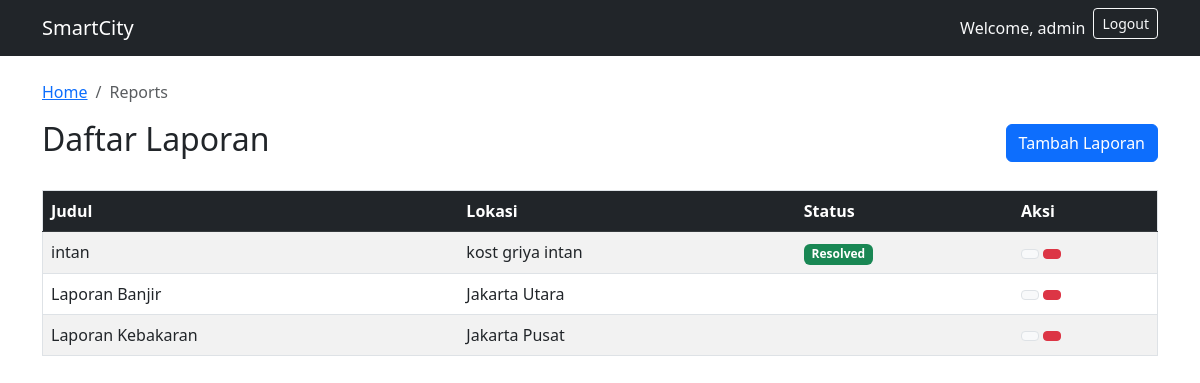
Page / (signed in) on the committed database.
### usermanagement_24782077/models.py (models this page shows, shortened)
class User(AbstractUser):
    is_admin = models.BooleanField(default=False)
    is_member = models.BooleanField(default=True)

### main_app/models.py (models this page shows, shortened)
class Report(models.Model):
    STATUS_CHOICES = [
        ('REPORTED', 'REPORTED'),
        ('VERIFIED', 'VERIFIED'),
        ('IN_PROGRESS', 'IN_PROGRESS'),
        ('RESOLVED', 'RESOLVED'),
    ]
    title = models.CharField(max_length=100)
    location = models.CharField(max_length=100)
    status = models.CharField(max_length=20, choices=STATUS_CHOICES)

### main_app/views.py (the view)
# urls.py: path('', views.reports_list, name='reports_list'),
def reports_list(request):
    reports = Report.objects.all().order_by('-id')
    return render(request, 'reports_list.html', {'reports': reports})

### templates/reports_list.html (shortened to what this page needs)
{% extends 'base.html' %}
{% block content %}
<nav aria-label="breadcrumb">
  <ol class="breadcrumb">
    <li class="breadcrumb-item"><a href="/">Home</a></li>
    <li class="breadcrumb-item active">Reports</li>
  </ol>
</nav>
<div class="d-flex justify-content-between align-items-center mb-4">
    <h2> Daftar Laporan</h2>
    <a href="{% url 'main_app:create' %}" class="btn btn-primary">Tambah Laporan</a>
</div>
<div class="table-responsive">
    <table class="table table-striped table-hover border">
        <thead class="table-dark">
            <tr>
                <th>Judul</th>
                <th>Lokasi</th>
                <th>Status</th>
                <th>Aksi</th>
            </tr>
        </thead>
        <tbody>
            {% for report in reports %}
            <tr>
                <td>{{ report.title }}</td>
                <td>{{ report.location }}</td>
                <td>
                    {% if report.status == "REPORTED" %}
                        <span class="badge bg-secondary">Reported</span>
                    {% elif report.status == "VERIFIED" %}
                        <span class="badge bg-info">Verified</span>
                    {% elif report.status == "IN_PROGRESS" %}
                        <span class="badge bg-warning text-dark">In Progress</span>
                    {% elif report.status == "RESOLVED" %}
                        <span class="badge bg-success">Resolved</span>
                    {% endif %}
                </td>
                <td>
                    <a href="{% url 'main_app:update' report.id %}" class="btn btn-sm btn-light border"></a>
                    <a href="{% url 'main_app:delete' report.id %}" class="btn btn-sm btn-danger" onclick="return confirm('Hapus laporan ini?')"></a>
                </td>
            </tr>
            {% endfor %}
        </tbody>
    </table>
</div>
{% endblock %}

### templates/base.html (shortened to what this page needs)
<!DOCTYPE html>
<html lang="en">
<head>
    <link href="https://cdn.jsdelivr.net/npm/bootstrap@5.3.0/dist/css/bootstrap.min.css" rel="stylesheet">
</head>
<body>
    <nav class="navbar navbar-expand-lg navbar-dark bg-dark">
        <div class="container">
            <a class="navbar-brand" href="#">SmartCity</a>
            <div class="navbar-nav ms-auto">
                {% if user.is_authenticated %}
                    <span class="nav-link text-light">Welcome, {{ user.username }}</span>
                    <form action="{% url 'logout' %}" method="post" class="d-inline">
                        <button type="submit" class="btn btn-outline-light btn-sm">Logout</button>
                    </form>
                {% else %}
                    <a class="nav-link" href="{% url 'login' %}">Login</a>
                    <a class="nav-link" href="{% url 'register' %}">Register</a>
                {% endif %}
            </div>
        </div>
    </nav>
    <div class="container mt-4">
        {% block content %}{% endblock %}
    </div>
</body>
</html>

### rows in the picture
User: username "admin"
Report: title "intan", location "kost griya intan", status "Resolved"
Report: title "Laporan Banjir", location "Jakarta Utara"
Report: title "Laporan Kebakaran", location "Jakarta Pusat"
